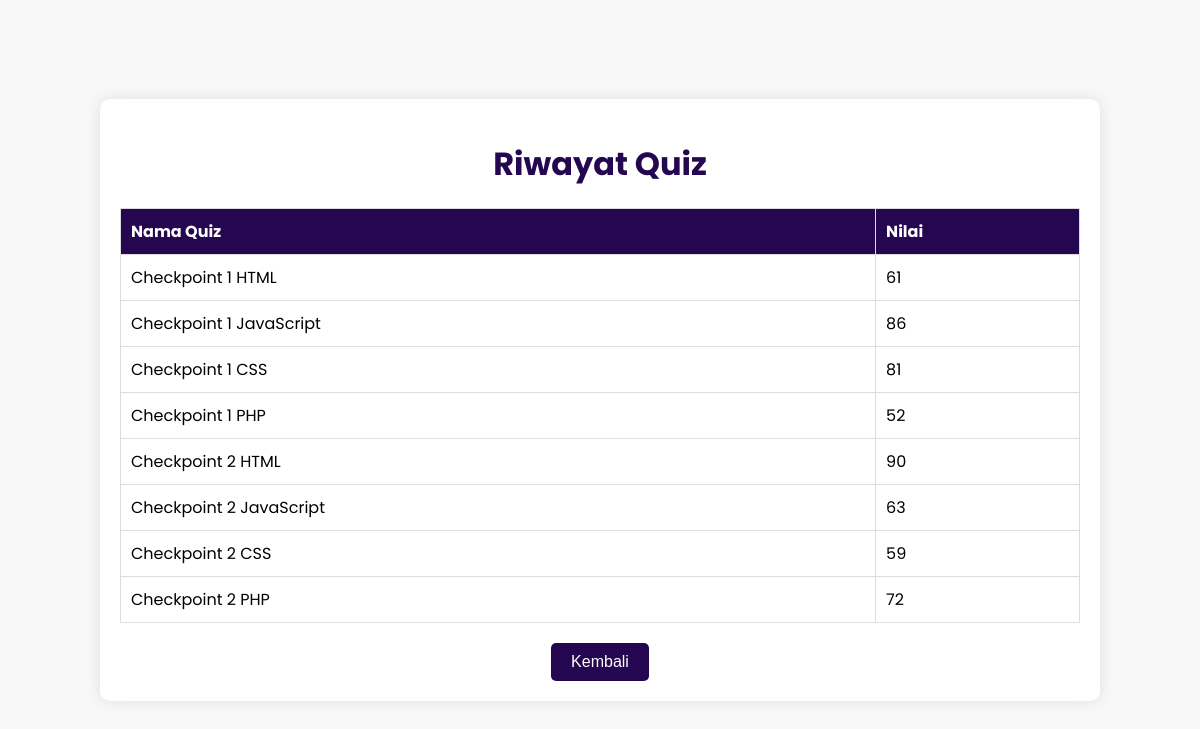
The page /quiz_pelajar.php (signed in) on the database its author committed.
### tables this page shows
CREATE TABLE `nilai` (
  `nilai_id` int(11) NOT NULL,
  `quiz_id` int(11) DEFAULT NULL,
  `pelajar_id` int(11) DEFAULT NULL,
  `nilai_quiz` int(11) DEFAULT NULL
);

CREATE TABLE `quiz` (
  `quiz_id` int(11) NOT NULL,
  `nama_quiz` varchar(255) NOT NULL
);

### quiz_pelajar.php (the view, shortened to what this page needs)
<?php
$username = $_SESSION['username'];
include 'koneksi.php';
$sql = "SELECT pelajar_id FROM pelajar WHERE username = ?";
$stmt = $conn->prepare($sql);
$stmt->bind_param("s", $username);
$stmt->execute();
$result = $stmt->get_result();
if ($result->num_rows > 0) {
    $row = $result->fetch_assoc();
    $pelajar_id = $row['pelajar_id'];
} else {
    echo "Pelajar tidak ditemukan.";
    exit();
}
$sql = "
    SELECT q.nama_quiz, n.nilai_quiz
    FROM nilai n
    JOIN quiz q ON n.quiz_id = q.quiz_id
    WHERE n.pelajar_id = ?
";
$stmt = $conn->prepare($sql);
$stmt->bind_param("i", $pelajar_id);
$stmt->execute();
$result = $stmt->get_result();
$riwayat_quiz = [];
if ($result->num_rows > 0) {
    while ($row = $result->fetch_assoc()) {
        $riwayat_quiz[] = $row;
    }
} else {
    $riwayat_quiz[] = ["nama_quiz" => "Tidak ada nilai tersedia", "nilai_quiz" => ""];
}
?>
<!DOCTYPE html>
<html lang="en">
<head>
</head>
<body>
    <div class="container">
        <h1>Riwayat Quiz</h1>
        <table>
            <thead>
                <tr>
                    <th>Nama Quiz</th>
                    <th>Nilai</th>
                </tr>
            </thead>
            <tbody>
                <?php foreach($riwayat_quiz as $quiz): ?>
                    <tr>
                        <td><?php echo htmlspecialchars($quiz['nama_quiz']); ?></td>
                        <td><?php echo htmlspecialchars($quiz['nilai_quiz']); ?></td>
                    </tr>
                <?php endforeach; ?>
            </tbody>
        </table>
        <div class="button-container">
            <button onclick="window.location.href='dashboard_pelajar.php'">Kembali</button>
        </div>
    </div>
</body>
</html>

### quiz_pelajar.php (style rules this page uses)
body { margin: 0; font-family: "Poppins", sans-serif; background-color: rgba(128, 128, 128, 0.055); display: flex; justify-content: center; align-items: center; min-height: 100vh; }
.container { background-color: #fff; width: 80%; padding: 20px; border-radius: 10px; box-shadow: 0px 0px 15px rgba(0, 0, 0, 0.1); text-align: center; }
h1 { color: #240750; text-align: center; margin-bottom: 20px; }
table { width: 100%; border-collapse: collapse; margin-bottom: 20px; }
th, td { padding: 10px; border: 1px solid #ddd; text-align: left; }
th { background-color: #240750; color: white; }
.button-container { display: flex; justify-content: center; gap: 10px; }
button { background-color: #240750; color: white; border: none; padding: 10px 20px; border-radius: 5px; cursor: pointer; font-size: 16px; transition: background-color 0.3s ease; }

### rows shown on the page
nilai: quiz.nama_quiz "Checkpoint 1 HTML", nilai_quiz "61"
nilai: quiz.nama_quiz "Checkpoint 1 JavaScript", nilai_quiz "86"
nilai: quiz.nama_quiz "Checkpoint 1 CSS", nilai_quiz "81"
nilai: quiz.nama_quiz "Checkpoint 1 PHP", nilai_quiz "52"
nilai: quiz.nama_quiz "Checkpoint 2 HTML", nilai_quiz "90"
nilai: quiz.nama_quiz "Checkpoint 2 JavaScript", nilai_quiz "63"
nilai: quiz.nama_quiz "Checkpoint 2 CSS", nilai_quiz "59"
nilai: quiz.nama_quiz "Checkpoint 2 PHP", nilai_quiz "72"
